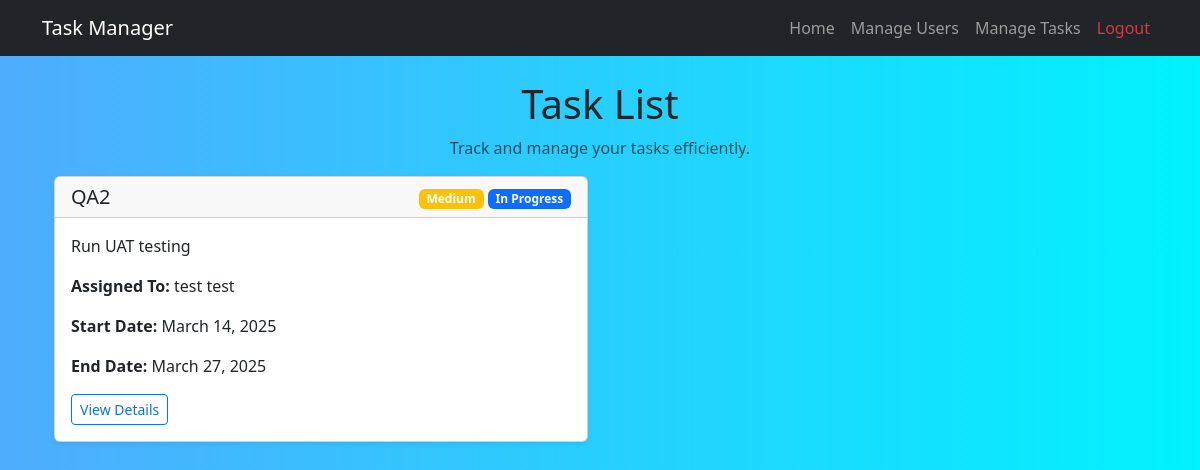
The page / (signed in) on the database its author committed.
### tasks/models.py (models this page shows, shortened)
class Task(models.Model):
    STATUS_CHOICES = [
        ('TODO', 'To Do'),
        ('IN_PROGRESS', 'In Progress'),
        ('BLOCKED', 'Blocked'),
        ('DONE', 'Done'),
    ]
    PRIORITY_CHOICES = [
        ('HIGH', 'High'),
        ('MEDIUM', 'Medium'),
        ('LOW', 'Low'),
    ]
    name = models.CharField(max_length=255)
    description = models.TextField()
    start_date = models.DateField()
    end_date = models.DateField()
    assigned_to = models.ForeignKey(CustomUser, on_delete=models.CASCADE)
    status = models.CharField(max_length=20, choices=STATUS_CHOICES, default='TODO')
    priority = models.CharField(max_length=10, choices=PRIORITY_CHOICES, default='MEDIUM')

class CustomUser(AbstractUser):
    ROLE_CHOICES = [
        ('superadmin', 'Super Admin'),
        ('admin', 'Admin'),
        ('user', 'User'),
    ]
    role = models.CharField(max_length=20, choices=ROLE_CHOICES, default='user')

### tasks/views.py (the view)
# urls.py: 2. Add a URL to urlpatterns:  path('', views.home, name='home')
@login_required
def home(request):
    tasks = Task.objects.all()
    return render(request, 'tasks/home.html', {'tasks': tasks})

### tasks/templates/tasks/home.html
{% extends 'tasks/base.html' %}
{% block content %}
<div class="container">
    <h1 class="text-center mt-4">Task List</h1>
    <p class="text-center text-muted">Track and manage your tasks efficiently.</p>
    {% if tasks %}
    <div class="row">
        {% for task in tasks %}
        <div class="col-md-6">
            <div class="card shadow-sm mb-4">
                <div class="card-header d-flex justify-content-between align-items-center">
                    <h5 class="mb-0">{{ task.name }}</h5>
                    <div>
                        <span class="badge
                            {% if task.priority == 'HIGH' %}bg-danger
                            {% elif task.priority == 'MEDIUM' %}bg-warning
                            {% elif task.priority == 'LOW' %}bg-success
                            {% endif %}">
                            {{ task.get_priority_display }}
                        </span>
                        <span class="badge
                            {% if task.status == 'TODO' %}bg-secondary
                            {% elif task.status == 'IN_PROGRESS' %}bg-primary
                            {% elif task.status == 'BLOCKED' %}bg-danger
                            {% elif task.status == 'DONE' %}bg-success
                            {% endif %}">
                            {{ task.get_status_display }}
                        </span>
                    </div>
                </div>
                <div class="card-body">
                    <p class="card-text">{{ task.description }}</p>
                    <p><strong>Assigned To:</strong> {{ task.assigned_to.first_name }} {{ task.assigned_to.last_name }}</p>
                    <p><strong>Start Date:</strong> {{ task.start_date }}</p>
                    <p><strong>End Date:</strong> {{ task.end_date }}</p>
                    <a href="{% url 'task_detail' task.id %}" class="btn btn-outline-primary btn-sm">View Details</a>
                </div>
            </div>
        </div>
        {% endfor %}
    </div>
    {% else %}
    <p class="text-muted text-center">No tasks available.</p>
    {% endif %}
</div>
{% endblock %}

### tasks/templates/tasks/base.html (style rules this page uses)
body { background: linear-gradient(to right, #4facfe, #00f2fe); min-height: 100vh; }

### rows shown on the page
Task: name "QA2", priority "Medium", status "In Progress", description "Run UAT testing", assigned_to.first_name "test", assigned_to.last_name "test", start_date "March 14, 2025", end_date "March 27, 2025"
